Frame 1 (no input): blank canvas, image omitted
Frame 60 (the mouse pressed at the canvas centre just before this capture): blank canvas, image omitted
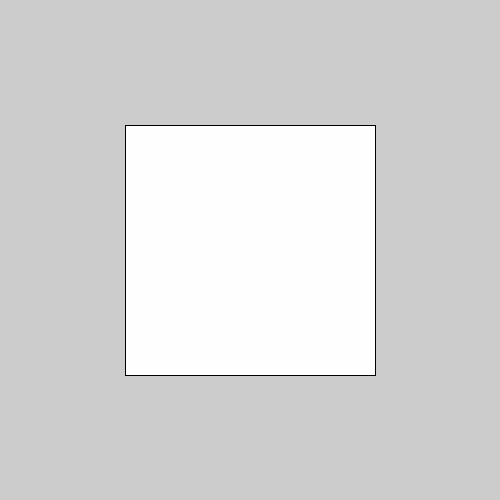
Frame 120 (the mouse held since frame 60 and released just before this capture)

The Processing sketch whose frames 1 and 60 were blank and that drew this single picture after the mouse press (run headless with seeded random() and noise(); from frame 60 on, the mouse is pressed at the canvas centre):

// Processing sketch: trailing_boxes
// ── trailing_boxes.pde
void setup() {
  size(500, 500);
}

void draw() {
  if(mousePressed) {
    fill(255, 255, 255, 70);
    rectMode(CENTER);
    rect(mouseX, mouseY, mouseX, mouseY);
  } else{
  }
}
